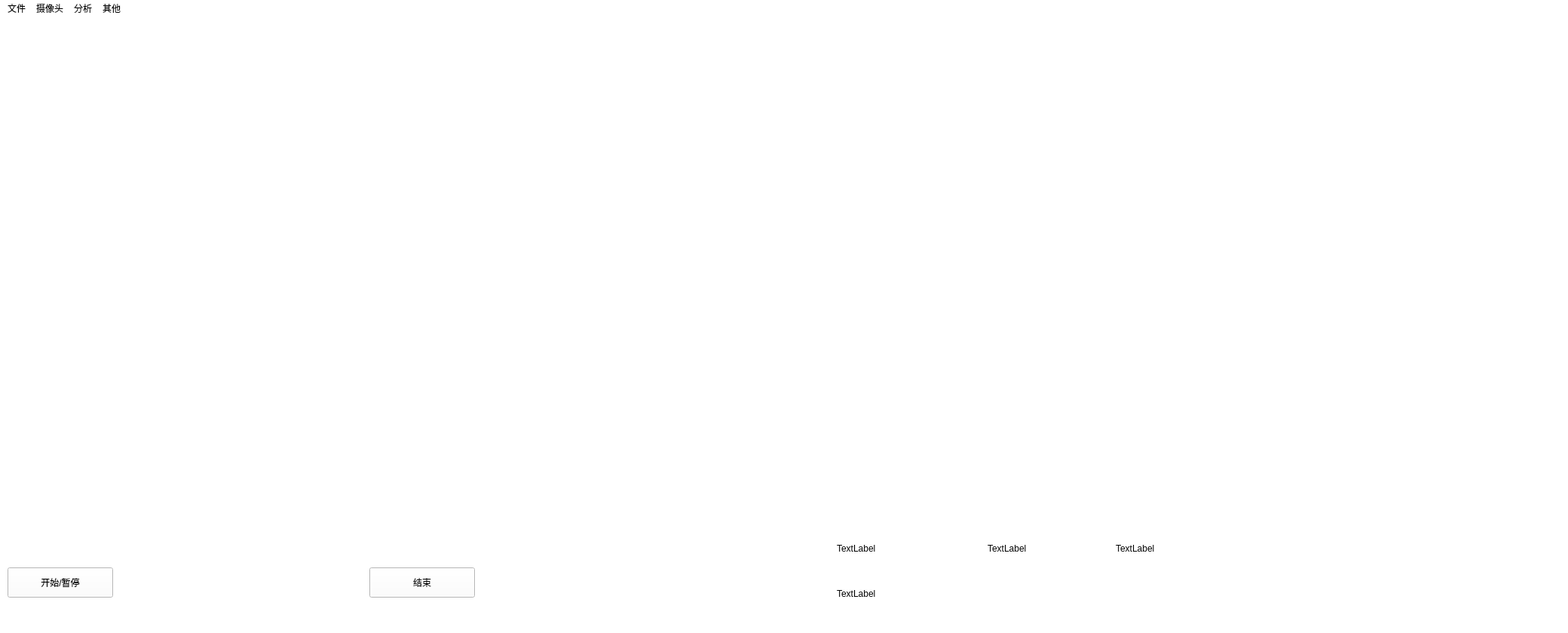
<?xml version="1.0" encoding="UTF-8"?>
<ui version="4.0">
 <class>MainWindow</class>
 <widget class="QMainWindow" name="MainWindow">
  <property name="geometry">
   <rect>
    <x>0</x>
    <y>0</y>
    <width>2080</width>
    <height>840</height>
   </rect>
  </property>
  <property name="sizePolicy">
   <sizepolicy hsizetype="Fixed" vsizetype="Fixed">
    <horstretch>0</horstretch>
    <verstretch>0</verstretch>
   </sizepolicy>
  </property>
  <property name="windowTitle">
   <string>ToothTool</string>
  </property>
  <property name="windowIcon">
   <iconset>
    <normaloff>icon/牙齿.png</normaloff>icon/牙齿.png</iconset>
  </property>
  <property name="styleSheet">
   <string notr="true">background-color: rgb(255, 255, 255);</string>
  </property>
  <widget class="QWidget" name="centralwidget">
   <widget class="QPushButton" name="pushButton">
    <property name="geometry">
     <rect>
      <x>10</x>
      <y>730</y>
      <width>140</width>
      <height>40</height>
     </rect>
    </property>
    <property name="text">
     <string>开始/暂停</string>
    </property>
   </widget>
   <widget class="QPushButton" name="pushButton_2">
    <property name="geometry">
     <rect>
      <x>490</x>
      <y>730</y>
      <width>140</width>
      <height>40</height>
     </rect>
    </property>
    <property name="text">
     <string>结束</string>
    </property>
   </widget>
   <widget class="QLabel" name="xlabel">
    <property name="geometry">
     <rect>
      <x>1110</x>
      <y>690</y>
      <width>100</width>
      <height>30</height>
     </rect>
    </property>
    <property name="text">
     <string>TextLabel</string>
    </property>
   </widget>
   <widget class="QLabel" name="ylabel">
    <property name="geometry">
     <rect>
      <x>1310</x>
      <y>690</y>
      <width>100</width>
      <height>30</height>
     </rect>
    </property>
    <property name="text">
     <string>TextLabel</string>
    </property>
   </widget>
   <widget class="QLabel" name="dptlabel">
    <property name="geometry">
     <rect>
      <x>1480</x>
      <y>690</y>
      <width>100</width>
      <height>30</height>
     </rect>
    </property>
    <property name="text">
     <string>TextLabel</string>
    </property>
   </widget>
   <widget class="QLabel" name="label_filename">
    <property name="geometry">
     <rect>
      <x>1110</x>
      <y>750</y>
      <width>960</width>
      <height>30</height>
     </rect>
    </property>
    <property name="text">
     <string>TextLabel</string>
    </property>
   </widget>
   <widget class="QWidget" name="verticalLayoutWidget">
    <property name="geometry">
     <rect>
      <x>1139</x>
      <y>19</y>
      <width>891</width>
      <height>661</height>
     </rect>
    </property>
    <layout class="QVBoxLayout" name="verticalLayout"/>
   </widget>
  </widget>
  <widget class="QStatusBar" name="statusbar"/>
  <widget class="QMenuBar" name="menuBar">
   <property name="geometry">
    <rect>
     <x>0</x>
     <y>0</y>
     <width>2080</width>
     <height>22</height>
    </rect>
   </property>
   <widget class="QMenu" name="menu">
    <property name="title">
     <string>文件</string>
    </property>
    <addaction name="actionopen"/>
    <addaction name="actionsave"/>
   </widget>
   <widget class="QMenu" name="menu_2">
    <property name="title">
     <string>分析</string>
    </property>
    <addaction name="anast"/>
    <addaction name="anaclose"/>
    <addaction name="anasave"/>
   </widget>
   <widget class="QMenu" name="menu_4">
    <property name="title">
     <string>摄像头</string>
    </property>
    <addaction name="cameraopen"/>
    <addaction name="cameraclose"/>
   </widget>
   <widget class="QMenu" name="menu_3">
    <property name="title">
     <string>其他</string>
    </property>
    <addaction name="helpaction"/>
   </widget>
   <addaction name="menu"/>
   <addaction name="menu_4"/>
   <addaction name="menu_2"/>
   <addaction name="menu_3"/>
  </widget>
  <action name="actionopen">
   <property name="text">
    <string>打开</string>
   </property>
  </action>
  <action name="actionsave">
   <property name="text">
    <string>保存</string>
   </property>
  </action>
  <action name="cameraopen">
   <property name="text">
    <string>打开</string>
   </property>
  </action>
  <action name="cameraclose">
   <property name="text">
    <string>关闭</string>
   </property>
  </action>
  <action name="anast">
   <property name="text">
    <string>开始/暂停</string>
   </property>
  </action>
  <action name="anaclose">
   <property name="text">
    <string>结束</string>
   </property>
  </action>
  <action name="anasave">
   <property name="text">
    <string>保存</string>
   </property>
  </action>
  <action name="helpaction">
   <property name="text">
    <string>帮助</string>
   </property>
  </action>
 </widget>
 <resources/>
 <connections/>
</ui>
